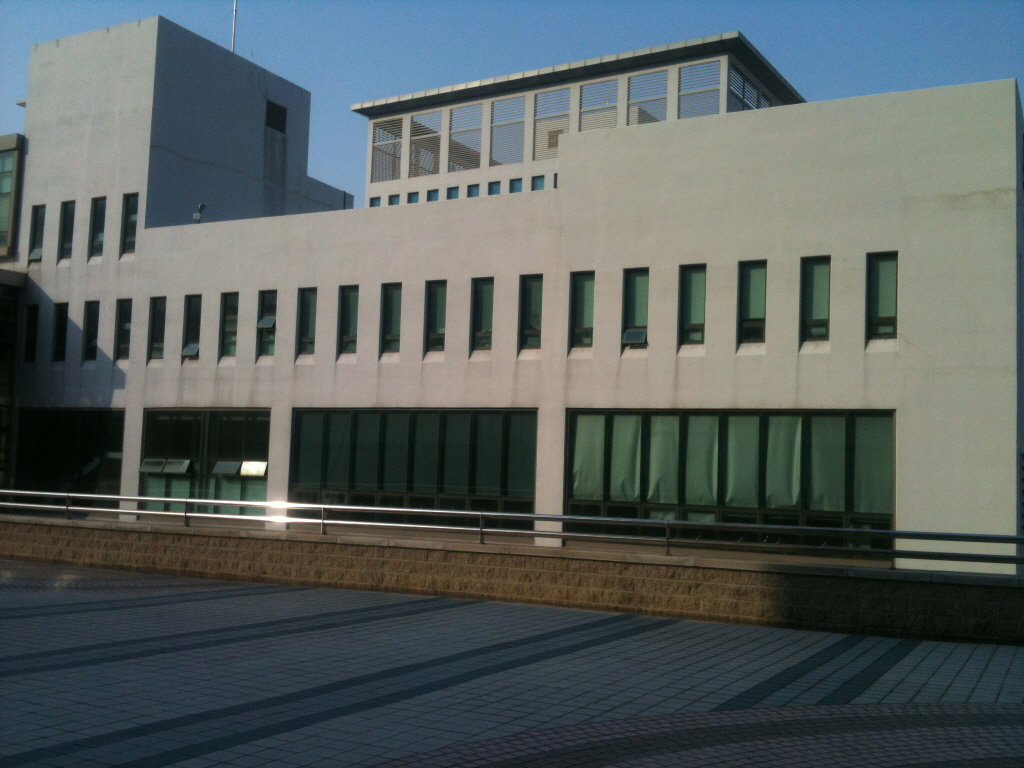
#> input picture dsu7.jpg, 1024 x 768 px, given in place of Lenna.png, which was not available
$ jupyter execute --allow-errors chap1.4.ipynb   (older library calls are emulated)
#> lines starting #> are read from the running program, lines starting #| are printed output that depends on the picture; after the words box and inside, x2 and y2 are one past the last pixel; in counts of white or black regions, pixels touching at a corner belong together; pictures that were not available may be replaced by others from this repository, and a replacement may not be noted
[cell 1]
import cv2
import numpy as np
from matplotlib import pyplot as plt

[cell 2]
img = cv2.imread('Lenna.png',0)
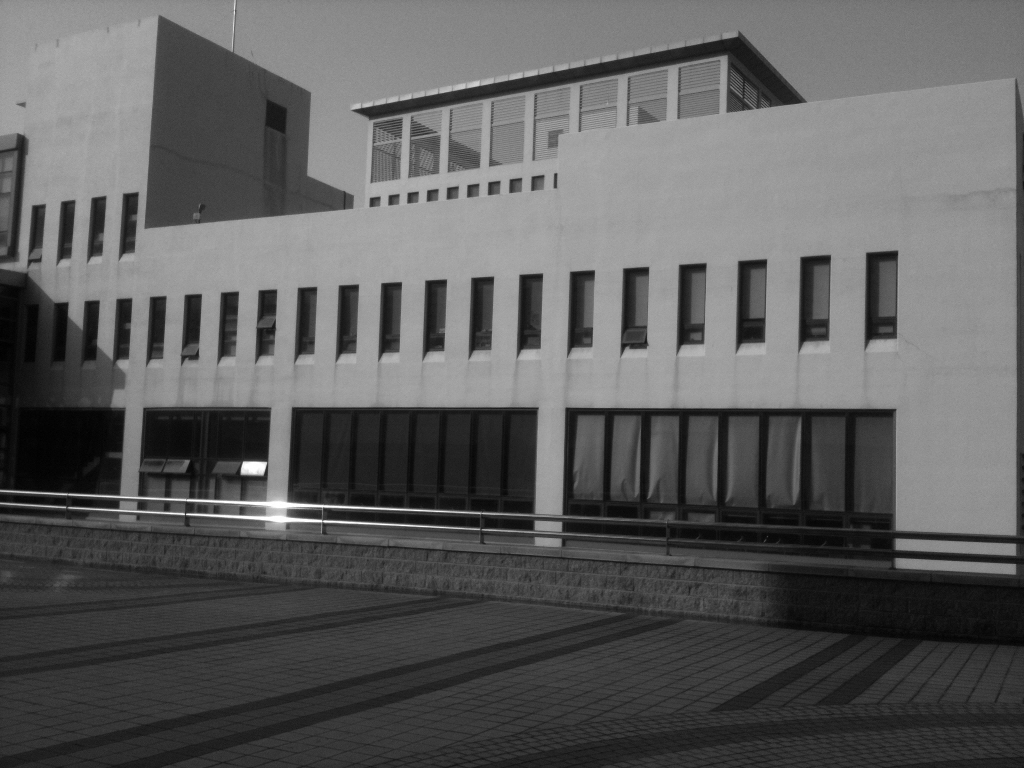
#> img: shape (768, 1024); min 0, max 255, mean 93.7
edges100 = cv2.Canny(img,100,100)
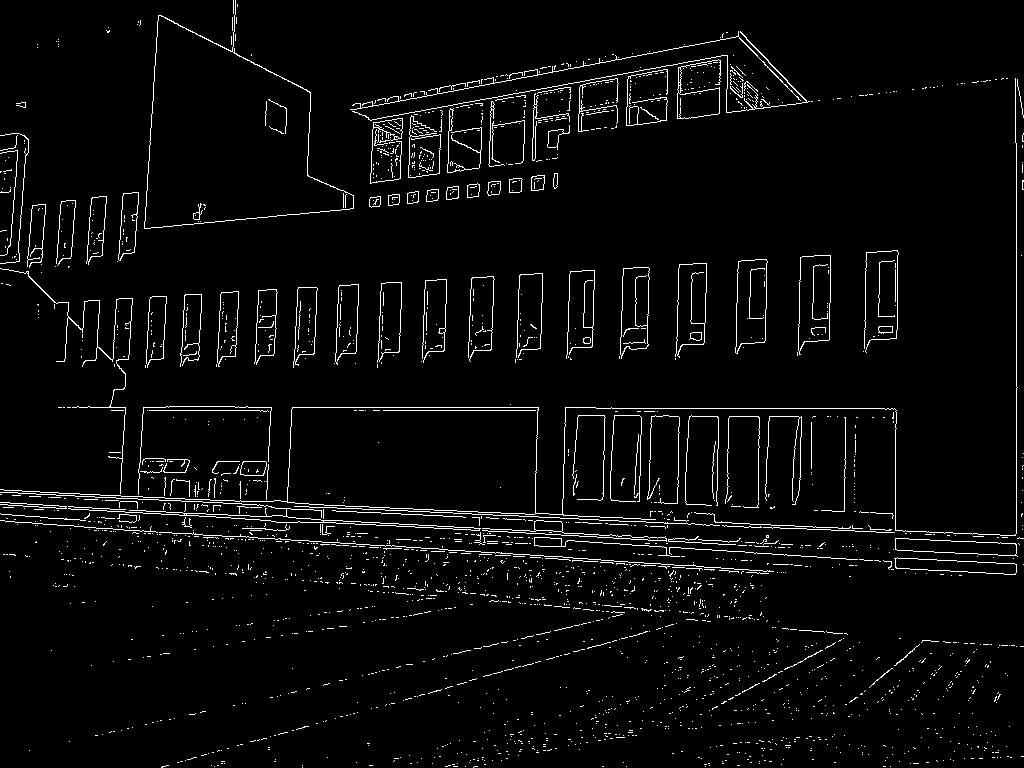
#> edges100: shape (768, 1024); 3.6% white in thin lines or dots
edges200 = cv2.Canny(img,200,200)
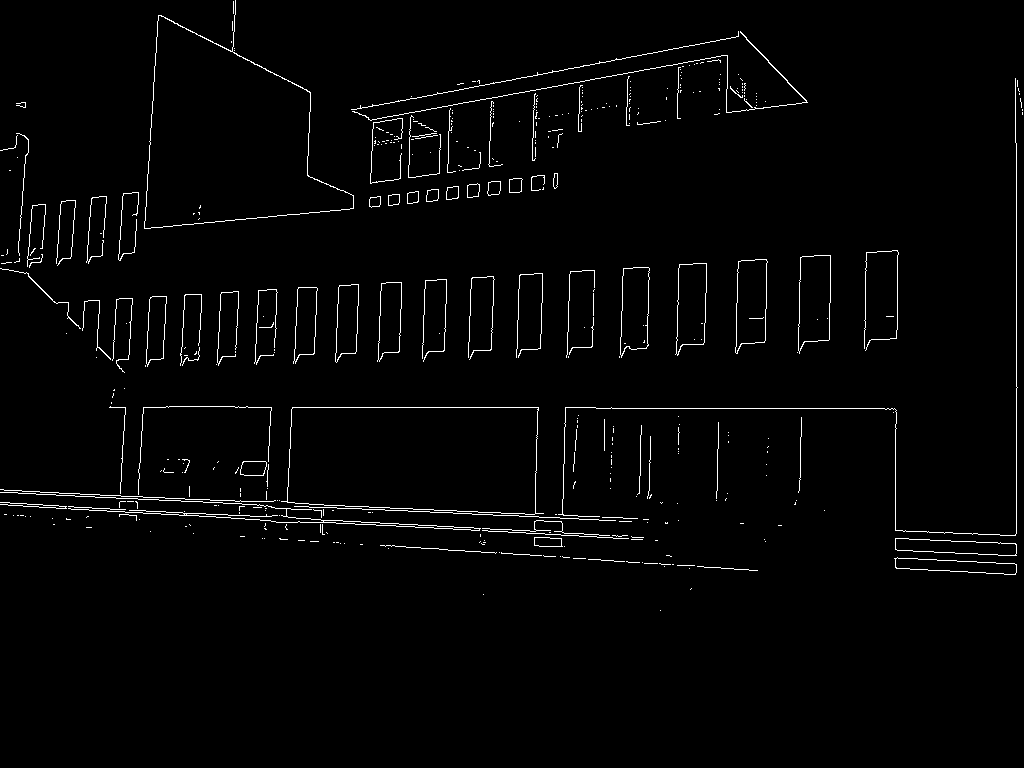
#> edges200: shape (768, 1024); 1.9% white in thin lines or dots, all inside (x1, y1, x2, y2) = (0, 0, 1023, 611)
edges = cv2.Canny(img,100,200)
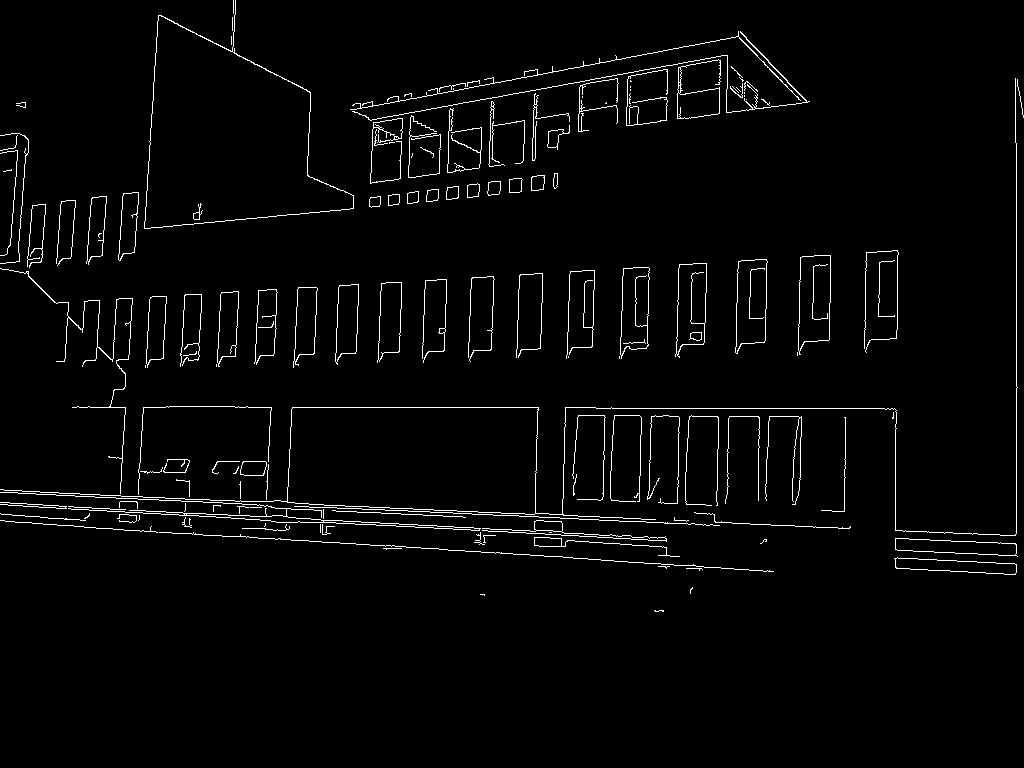
#> edges: shape (768, 1024); 2.5% white in thin lines or dots, all inside (x1, y1, x2, y2) = (0, 0, 1024, 612)

[cell 3]
plt.figure(figsize=(24,8))
plt.subplot(1,3,1),plt.imshow(edges100,cmap='gray')
plt.title('Original'), plt.xticks([]), plt.yticks([])
plt.subplot(1,3,2),plt.imshow(edges200,cmap = 'gray')
plt.title('Laplacian'), plt.xticks([]), plt.yticks([])
plt.subplot(1,3,3),plt.imshow(edges,cmap = 'gray')
plt.title('Sobel X'), plt.xticks([]), plt.yticks([])
plt.show()

[cell 4]
im = cv2.imread('Canopic-Jar.jpg')
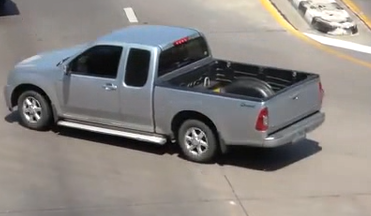
#> input picture car.png, 371 x 216 px, given in place of Canopic-Jar.jpg, which was not available
#> im is the input picture: shape (216, 371, 3); mean B, G, R 129.3, 132.8, 137.3
imgray = cv2.cvtColor(im,cv2.COLOR_BGR2GRAY)
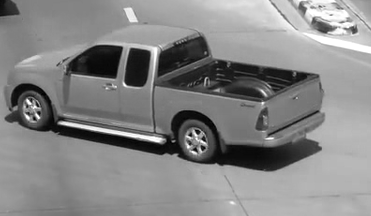
#> imgray: shape (216, 371); min 0, max 255, mean 133.8
imgray = cv2.GaussianBlur(imgray,(5,5),0)
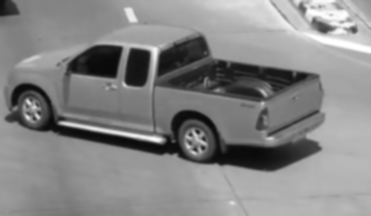
#> imgray: shape (216, 371); min 9, max 255, mean 133.8
ret, thresh = cv2.threshold(imgray,100,255,0)
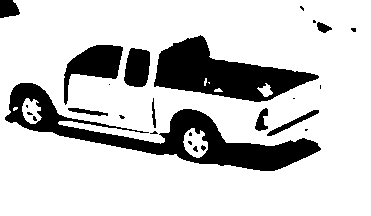
#> thresh: shape (216, 371); 79.9% white; 26 black regions (16 under 20 px), largest, box (x1, y1, x2, y2) and area: (5, 83, 321, 171) 7180, (154, 35, 319, 102) 5338, (64, 45, 123, 105) 1552
#thresh = cv2.adaptiveThreshold(imgray,255, cv2.ADAPTIVE_THRESH_GAUSSIAN_C, #cv2.THRESH_BINARY, 11, 2)


kernel = np.ones((5,5),np.uint8)
#erosion = cv2.erode(img,kernel,iterations = 1)
#dilation = cv2.dilate(img,kernel,iterations = 1)

closing = cv2.morphologyEx(thresh, cv2.MORPH_CLOSE, kernel)
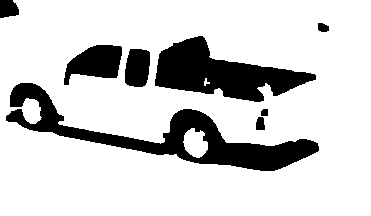
#> closing: shape (216, 371); 81.4% white; 8 black regions, largest, box (x1, y1, x2, y2) and area: (6, 83, 319, 171) 6889, (155, 36, 316, 102) 5229, (64, 45, 122, 85) 1469
opening = cv2.morphologyEx(closing, cv2.MORPH_OPEN, kernel)
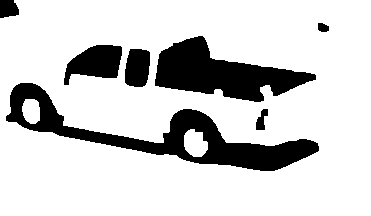
#> opening: shape (216, 371); 81.2% white; 7 black regions

plt.figure(figsize=(24,8))
plt.subplot(1,3,1),plt.imshow(thresh, cmap ='gray')
plt.title('Original'), plt.xticks([]), plt.yticks([])
plt.subplot(1,3,2),plt.imshow(closing, cmap = 'gray')
plt.title('Laplacian'), plt.xticks([]), plt.yticks([])
plt.subplot(1,3,3),plt.imshow(opening, cmap = 'gray')
plt.title('Sobel X'), plt.xticks([]), plt.yticks([])
plt.show()

[cell 5]
contours, hierarchy = cv2.findContours(thresh, cv2.RETR_TREE, cv2.CHAIN_APPROX_SIMPLE)
#> contours = 33 contours, 14 with area under 20; largest, box (x1, y1, x2, y2) and area: (0, 0, 371, 216) 79262, (4, 82, 322, 172) 8519, (153, 34, 320, 103) 5686, (63, 44, 124, 106) 1654, (123, 47, 151, 88) 884
img0 = im.copy()
img1 = im.copy()
img0 = cv2.drawContours(img0, contours, 2, (255,0,0), 3)
#> img0: shape (216, 371, 3); 0.05% of pixels changed, all inside (x1, y1, x2, y2) = (302, 126, 311, 134)
img1 = cv2.drawContours(img1, contours, 3, (255,0,0), 3)
#> img1: shape (216, 371, 3); 0.09% of pixels changed, all inside (x1, y1, x2, y2) = (116, 112, 128, 122)
